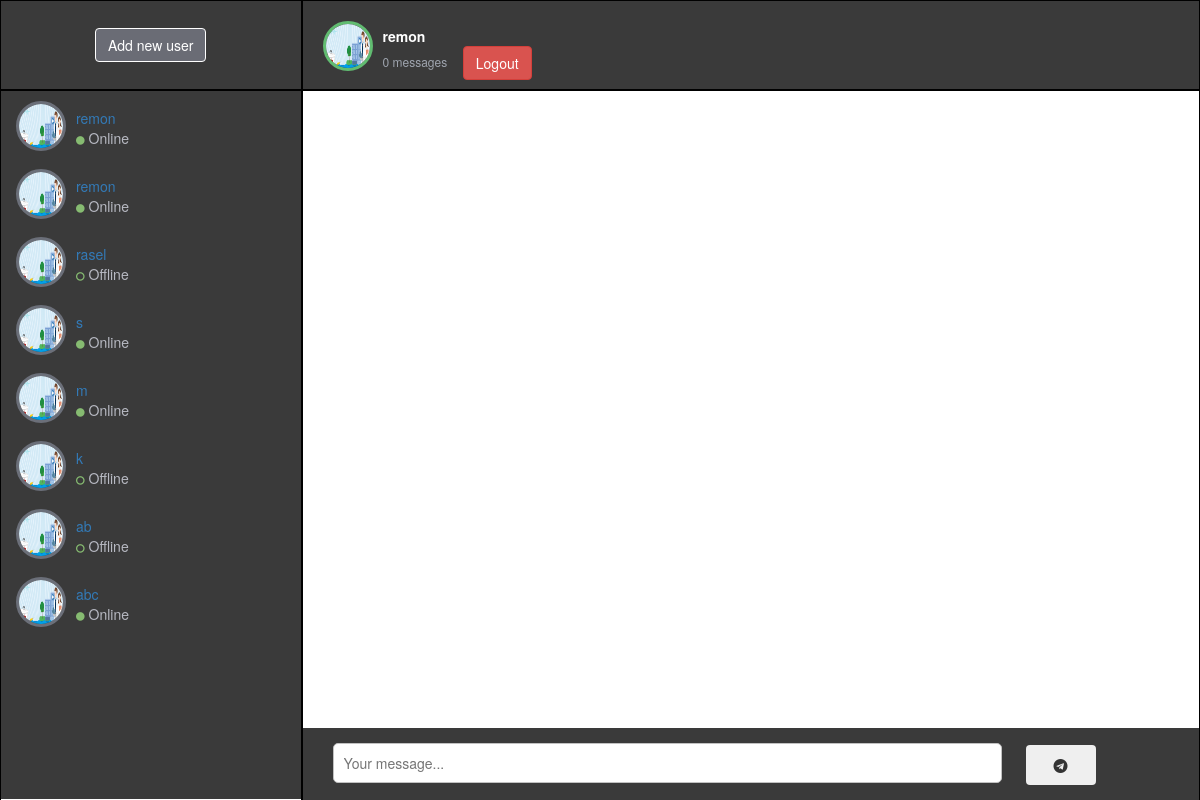
Screenshot of /home.php?user_name=remon (signed in) with the database file from the repository.
### tables this page shows
CREATE TABLE `users` (
  `user_id` int(11) NOT NULL,
  `user_name` varchar(100) NOT NULL,
  `user_pass` varchar(100) NOT NULL,
  `user_email` varchar(100) NOT NULL,
  `user_profile` varchar(250) NOT NULL,
  `user_country` text NOT NULL,
  `user_gender` text NOT NULL,
  `forgotten_answer` varchar(100) NOT NULL,
  `log_in` varchar(100) NOT NULL
);

### include/get_users_data.php (the view, shortened to what this page needs)
<?php
$con=mysqli_connect("localhost","root","","mychat");
$user ="select * from users";
 $run_user = mysqli_query($con,$user);
 while ($row_user = mysqli_fetch_array($run_user))
 {
 	$user_name = $row_user['user_name'];
 	$user_profile = $row_user['user_profile'];
 	$login = $row_user['log_in'];
 	echo "
 	     <li>
 	      <div class='chat-left-img'>
 	       <img src='$user_profile'>
 	        </div>
 	         <div class='chat-left-detail'>
 	         <p> <a href='home.php?user_name=$user_name'>$user_name</a></p>";
 	if ($login=='Online') {
 		echo "<span><i class='fa fa-circle' aria-hidden='true'></i> Online</span>";
 	}
 	else
 	{
 		echo "<span><i class='fa fa-circle-o' aria-hidden='true'></i> Offline</span>";
 	}
   }
 ?>

### home.php (shortened to what this page needs)
<!DOCTYPE html>
<?php
if(!isset($_SESSION['user_email'])){
	header("location:signin.php");
}
else{
?>
<html>
<head>
	<link rel="stylesheet" type="text/css" href="https://maxcdn.bootstrapcdn.com/bootstrap/3.3.7/css/bootstrap.min.css">
	<link rel="stylesheet" type="text/css" href="css/home.css?v=<?php echo time();?>">
	<link rel="stylesheet" type="text/css" href="https://maxcdn.bootstrapcdn.com/font-awesome/4.7.0/css/font-awesome.min.css">
</head>
<body>
     <div class="container main-section">
     <div class="row">
     	<div class="col-md-3 col-sm-3 col-xs-12 left-sidebar">
     		<div class="input-group searchbox">
     			<div class="input-group-btn">
     			<center><a href="include/find_friends.php"><button class="btn btn-default search-icon" name="search_user" type="submit">Add new user</button></a></center>
     			</div>
     			</div>
     		<div class="left-chat">
     		<ul>
     			<?php include("include/get_users_data.php"); ?>
     		</ul>
     	</div>
     	</div>
     <div class="col-md-9 col-sm-9 col-xs-12 right-sidebar">
     <div class="row">
     	<?php
     	$user=$_SESSION['user_email'];
     	$get_user ="select * from users where user_email='$user'";
     	$run_user=mysqli_query($con,$get_user);
     	$row=mysqli_fetch_array($run_user);
     	$user_name =$row['user_name'];
     	?>
     	<?php
     	if(isset($_GET['user_name']))
     	{
     		global $con;
     		$get_username = $_GET['user_name'];
     		$get_user="select * from users where user_name='$get_username'";
     		$run_user=mysqli_query($con,$get_user);
     		$row_user = mysqli_fetch_array($run_user);
     		$username = $row_user['user_name'];
     		$user_profile_image =$row_user['user_profile'];
     	}
     	$total_messages ="select * from users_chat where (sender_username='$user_name' AND receiver_username='$username') OR (receiver_username='$user_name' AND sender_username='$username')";
     	$run_messages=mysqli_query($con,$total_messages);
     	$total = mysqli_num_rows($run_messages);
     	?>
     	<div class="col-md-12 right-header">
     		<div class="right-header-img">
     			<img src=<?php echo "$user_profile_image";?>>
     		</div>
     		<div class="right-header-detail">
     			<form method="post">
     				<p><?php echo "$username"; ?> </p>
     				<span><?php echo $total; ?> messages</span>&nbsp &nbsp
     				<button name="logout" class="btn btn-danger">Logout</button>
     			</form>
     		</div>
        </div>
    </div>
         <div class="row">
         	<div id="scrolling_to_bottom" class="col-md-12 right-header-contentChat">
         	</div>
         </div>
         <div class="row">
         	<div class="col-md-12 right-chat-textbox">
         		<form method="post">
         			<input  autocomplete="off" type="text" name="msg_content" placeholder="Your message...">
         			<button class="btn" name="submit"><i class="fa fa-telegram" aria-hidden="true"></i></button>
         		</form>
         	</div>
         </div>
     </div>
 </div>
     	</div>
</body>
</html>
<?php } ?>

### css/home.css (style rules this page uses)
.main-section { border: 1px solid #000; width:100%; }
.left-sidebar { background-color: #3A3A3A; padding: 0px; }
.searchbox { width: 100%; padding:27px 10px; border-bottom: 2px solid #000; }
.form-control,.search-icon,.search-icon:hover { background-color: #6A6c75; border:1px solid #fff; color: #fff; box-shadow: none !important; }
.chat-left-img,.chat-left-detail { float: left; }
.left-chat { overflow-y: scroll; }
.left-chat ul { overflow: hidden; padding: 0px; }
.left-chat ul li { list-style:none; width: 100%; float: left; margin: 10px 0px 8px 15px; }
.chat-left-img img { width: 50px; height: 50px; border-radius: 50%; text-align: left; float: fixed; border:3px solid #6B6F79; }
.chat-left-detail { margin-left: 10px; }
.chat-left-detail p { margin: 0px; color: #fff; padding: 7px 0px 0px; }
.chat-left-detail span { color: #B8BAC3; }
.chat-left-detail span i { font-size: 10px; color:#86BB71; }
.right-sidebar { border-left:2px solid #000; }
.right-header { border-bottom: 2px solid #000; margin: 0px; padding: 0px; }
.right-header-img img { width: 50px; height:50px; float: left; border-radius: 50%; border: 3px solid #61BC71; margin-right: 10px; }
.right-header { padding: 20px; height: 90px; background-color:#3A3A3A; }
.right-header-detail p { margin: 0px; color: #fff; font-weight: bold; padding-top: 5px; }
.right-header-detail span { color: #9FA5AF; font-size: 12px; }
.right-header-contentChat { overflow-y: scroll; background-color: #FFFFFF; position:relative; }
.right-chat-textbox { padding: 15px 30px; width: 100%; background-color: #3A3A3A; }
.right-chat-textbox input { width: 80%; height: 40px; border:2px solid #3d85ca; border-radius: 5px; padding: 0px 10px; border:1px solid #c1c1c1; }
.right-chat-textbox button { height:40px; width:70px; margin-left: 20px; }
.row { position: left; }

### rows the page displays
users: user_profile (picture), user_name "remon", log_in "Online" (drawn)
users: user_profile (picture), user_name "remon", log_in "Online" (drawn)
users: user_profile (picture), user_name "rasel", log_in "Offline"
users: user_profile (picture), user_name "s", log_in "Online" (drawn)
users: user_profile (picture), user_name "m", log_in "Online" (drawn)
users: user_profile (picture), user_name "k", log_in "Offline"
users: user_profile (picture), user_name "ab", log_in "Offline"
users: user_profile (picture), user_name "abc", log_in "Online" (drawn)

### other values shown
$total "0"
